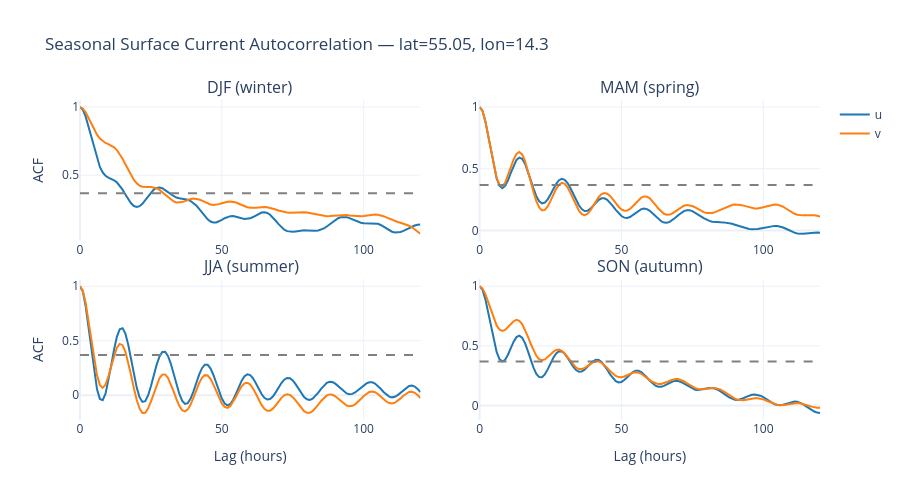

Notebook code cell kept with this figure:
### Code cell
# ── Seasonal breakdown ──────────────────────────────────────────────────────
# The decorrelation timescale likely varies by season. Storms in winter
# may cause faster-changing currents than calm summer conditions.

time_index = pd.DatetimeIndex(times)
months = time_index.month

seasons = {
    "DJF (winter)": [12, 1, 2],
    "MAM (spring)": [3, 4, 5],
    "JJA (summer)": [6, 7, 8],
    "SON (autumn)": [9, 10, 11],
}

fig_seasonal = make_subplots(
    rows=2, cols=2,
    subplot_titles=list(seasons.keys()),
    vertical_spacing=0.12,
    horizontal_spacing=0.08,
)

seasonal_taus = {}
max_lag_seasonal = 120  # 5 days — enough to see the shape
lags_s = np.arange(0, max_lag_seasonal + 1)

for i, (season_name, month_list) in enumerate(seasons.items()):
    row, col = divmod(i, 2)
    row += 1
    col += 1

    mask = np.isin(months, month_list)
    if mask.sum() < max_lag_seasonal * 2:
        print(f"{season_name}: not enough data ({mask.sum()} hours), skipping")
        continue

    u_s = pd.Series(u_surface[mask]).interpolate(limit=5)
    v_s = pd.Series(v_surface[mask]).interpolate(limit=5)

    acf_u_s = np.array([u_s.autocorr(lag=l) for l in lags_s])
    acf_v_s = np.array([v_s.autocorr(lag=l) for l in lags_s])

    fig_seasonal.add_trace(
        go.Scatter(x=lags_s, y=acf_u_s, name="u", line=dict(color="#1f77b4"),
                   showlegend=(i == 0)),
        row=row, col=col,
    )
    fig_seasonal.add_trace(
        go.Scatter(x=lags_s, y=acf_v_s, name="v", line=dict(color="#ff7f0e"),
                   showlegend=(i == 0)),
        row=row, col=col,
    )
    fig_seasonal.add_hline(y=1/np.e, line_dash="dash", line_color="grey",
                           row=row, col=col)

    # Estimate τ for this season
    taus_season = []
    for acf_comp, label in [(acf_u_s, "u"), (acf_v_s, "v")]:
        below = np.where(~np.isnan(acf_comp) & (acf_comp < threshold))[0]
        if len(below) > 0:
            taus_season.append(float(lags_s[below[0]]))
    if taus_season:
        seasonal_taus[season_name] = np.mean(taus_season)

fig_seasonal.update_xaxes(title_text="Lag (hours)", row=2)
fig_seasonal.update_yaxes(title_text="ACF", col=1)
fig_seasonal.update_layout(
    height=500, template="plotly_white",
    title_text=f"Seasonal Surface Current Autocorrelation — lat={LAT}, lon={LON}",
)
fig_seasonal.show()

print("\nSeasonal decorrelation timescales:")
for name, tau in seasonal_taus.items():
    print(f"  {name}: τ ≈ {tau:.0f}h ({tau/24:.1f} days)")
